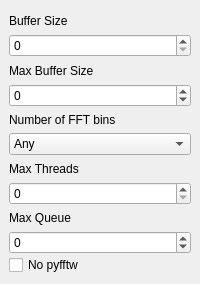
  <widget class="QDockWidget" name="DW_performance">
   <property name="enabled">
    <bool>true</bool>
   </property>
   <property name="sizePolicy">
    <sizepolicy hsizetype="Preferred" vsizetype="Preferred">
     <horstretch>0</horstretch>
     <verstretch>0</verstretch>
    </sizepolicy>
   </property>
   <property name="minimumSize">
    <size>
     <width>129</width>
     <height>284</height>
    </size>
   </property>
   <property name="windowTitle">
    <string>Performance</string>
   </property>
   <attribute name="dockWidgetArea">
    <number>2</number>
   </attribute>
   <widget class="QWidget" name="dockWidgetContents_6">
    <layout class="QVBoxLayout" name="verticalLayout_6">
     <property name="spacing">
      <number>1</number>
     </property>
     <item>
      <widget class="QLabel" name="label">
       <property name="text">
        <string>Buffer Size</string>
       </property>
      </widget>
     </item>
     <item>
      <widget class="QSpinBox" name="perfBufferSize_SB">
       <property name="toolTip">
        <string>&lt;html&gt;&lt;head/&gt;&lt;body&gt;&lt;p&gt;&lt;span style=&quot; font-weight:600;&quot;&gt;base buffer size&lt;/span&gt; (number of samples, 0 = auto, &lt;span style=&quot; font-weight:600;&quot;&gt;default: 0&lt;/span&gt;)&lt;/p&gt;&lt;/body&gt;&lt;/html&gt;</string>
       </property>
       <property name="maximum">
        <number>999999999</number>
       </property>
       <property name="cli" stdset="0">
        <string>-s</string>
       </property>
      </widget>
     </item>
     <item>
      <widget class="QLabel" name="label_2">
       <property name="text">
        <string>Max Buffer Size</string>
       </property>
      </widget>
     </item>
     <item>
      <widget class="QSpinBox" name="perfMaxBufferSizeSB">
       <property name="toolTip">
        <string>&lt;html&gt;&lt;head/&gt;&lt;body&gt;&lt;p&gt;&lt;span style=&quot; font-weight:600;&quot;&gt;maximum buffer size&lt;/span&gt; (number of samples, -1 = unlimited, 0 = auto, &lt;span style=&quot; font-weight:600;&quot;&gt;default: 0&lt;/span&gt;)&lt;/p&gt;&lt;/body&gt;&lt;/html&gt;</string>
       </property>
       <property name="minimum">
        <number>-1</number>
       </property>
       <property name="maximum">
        <number>999999999</number>
       </property>
       <property name="cli" stdset="0">
        <string>-S</string>
       </property>
      </widget>
     </item>
     <item>
      <widget class="QLabel" name="label_6">
       <property name="text">
        <string>Number of FFT bins</string>
       </property>
      </widget>
     </item>
     <item>
      <widget class="QComboBox" name="perfNumberOfFFTBins_CB">
       <property name="toolTip">
        <string>&lt;html&gt;&lt;head/&gt;&lt;body&gt;&lt;p&gt;&lt;span style=&quot; font-weight:600;&quot;&gt;Any (default)&lt;/span&gt; : use any number of FFT bins&lt;/p&gt;&lt;p&gt;&lt;span style=&quot; font-weight:600;&quot;&gt;Even &lt;/span&gt;: use only even numbers of FFT bins&lt;/p&gt;&lt;p&gt;&lt;span style=&quot; font-weight:600;&quot;&gt;Power of 2 &lt;/span&gt;: use only powers of 2 as number of FFT bins&lt;/p&gt;&lt;/body&gt;&lt;/html&gt;</string>
       </property>
       <item>
        <property name="text">
         <string>Any</string>
        </property>
       </item>
       <item>
        <property name="text">
         <string>Even</string>
        </property>
       </item>
       <item>
        <property name="text">
         <string>Power of 2</string>
        </property>
       </item>
      </widget>
     </item>
     <item>
      <widget class="QLabel" name="label_9">
       <property name="text">
        <string>Max Threads</string>
       </property>
      </widget>
     </item>
     <item>
      <widget class="QSpinBox" name="perfMaxThreads_SB">
       <property name="toolTip">
        <string>&lt;html&gt;&lt;head/&gt;&lt;body&gt;&lt;p&gt;&lt;span style=&quot; font-weight:600;&quot;&gt;maximum number of PSD threads&lt;/span&gt; (0 = auto, &lt;span style=&quot; font-weight:600;&quot;&gt;default: 0&lt;/span&gt;)&lt;/p&gt;&lt;/body&gt;&lt;/html&gt;</string>
       </property>
       <property name="cli" stdset="0">
        <string>--max-threads</string>
       </property>
      </widget>
     </item>
     <item>
      <widget class="QLabel" name="label_12">
       <property name="text">
        <string>Max Queue</string>
       </property>
      </widget>
     </item>
     <item>
      <widget class="QSpinBox" name="perfMaxQueue_SB">
       <property name="toolTip">
        <string>&lt;html&gt;&lt;head/&gt;&lt;body&gt;&lt;p&gt;&lt;span style=&quot; font-weight:600;&quot;&gt;maximum size of PSD work queue&lt;/span&gt; (-1 = unlimited, 0 = auto, &lt;span style=&quot; font-weight:600;&quot;&gt;default: 0&lt;/span&gt;)&lt;/p&gt;&lt;/body&gt;&lt;/html&gt;</string>
       </property>
       <property name="minimum">
        <number>-1</number>
       </property>
       <property name="cli" stdset="0">
        <string>--max-queue-size</string>
       </property>
      </widget>
     </item>
     <item>
      <widget class="QCheckBox" name="perfNoPyfftw_CB">
       <property name="toolTip">
        <string>&lt;html&gt;&lt;head/&gt;&lt;body&gt;&lt;p&gt;don't use pyfftw library even if it is available (use scipy.fftpack or numpy.fft)&lt;/p&gt;&lt;/body&gt;&lt;/html&gt;</string>
       </property>
       <property name="text">
        <string>No pyfftw</string>
       </property>
       <property name="cli" stdset="0">
        <string>--no-pyfftw</string>
       </property>
      </widget>
     </item>
    </layout>
   </widget>
  </widget>
